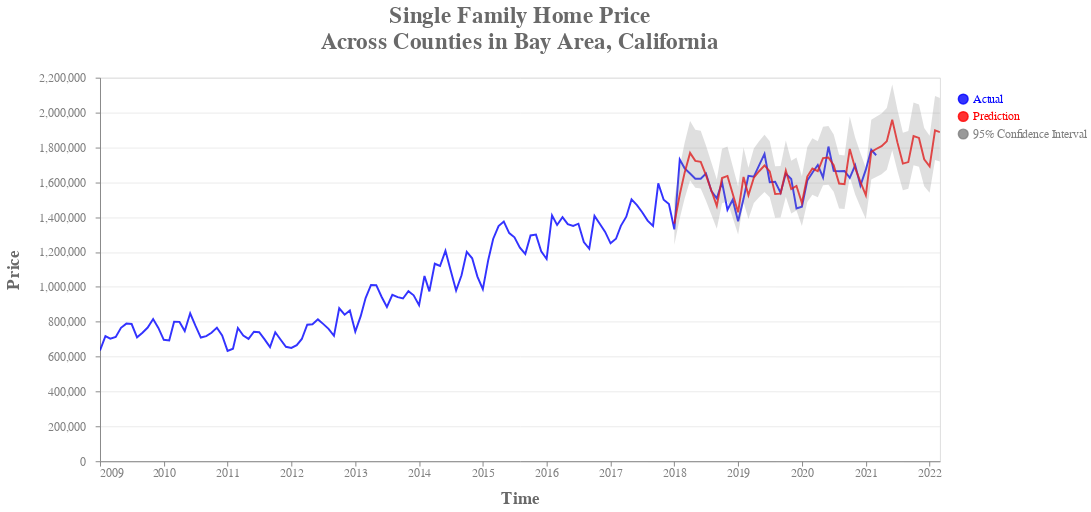

Notebook source saved alongside this figure:
### Code cell
input_dropdown = alt.binding_select(options=['Alameda','Contra Costa', 'Marin', 'Napa', 'San Francisco',
                                            'San Mateo','Santa Clara','Solano','Sonoma'], name="County    ")
selection = alt.selection_single(fields=['County'], bind=input_dropdown, init={'County': "San Francisco"})



base = alt.Chart(df_all_counties).transform_calculate(
    line1="'Actual'",
    line2="'Prediction'",
    shade="'95% Confidence Interval'").properties(
    height= 395,
    width = 865,title=['Single Family Home Price', 'Across Counties in Bay Area, California'],
)
    


scale = alt.Scale(domain=["Actual", "Prediction", "95% Confidence Interval"], range=['blue', 'red', 'grey'])



line1 = base.mark_line(opacity=0.8,color='blue').encode(
    x=alt.X('Date:T',title='Time'),
    y=alt.Y('Actual:Q',axis = alt.Axis(title="Price")),
    color = alt.Color('line1:N', scale=scale, title=' '),
)

line2 = base.mark_line(opacity=0.8,color='red').encode(
    x=alt.X('Date:T',title='Time'),
    y=alt.Y('Prediction ARIMA:Q',axis = alt.Axis(title="Price")),
    color = alt.Color('line2:N', scale=scale, title=' '),
)
  

shade = base.mark_area(opacity=0.25,color='grey').encode(
    x=alt.X('Date:T',title='Time'),
    y=alt.Y("lower_bond", axis = alt.Axis(title="Price")),
    y2='higher_bond',
    color =alt.Color('shade:N',scale=scale, title='')
)



# Tooltip Function 

def createTooltip():
    """
        This function creates a tooltip containing the date, and prices displayed upon hover
    
    """
    hover = alt.selection_single(
        fields=["Date"],
        nearest=True,
        on="mouseover",
        empty="none",
        clear="mouseout",
    )
    
    
    tooltips = alt.Chart(df_all_counties).transform_calculate(
    P="isValid(datum['Prediction ARIMA']) ? datum['Prediction ARIMA'] : 'NA'",
    A="isValid(datum['Actual']) ? datum['Actual'] : 'NA'",
    L="isValid(datum['lower_bond']) ? datum['lower_bond'] : 'NA'",
    U="isValid(datum['higher_bond']) ? datum['higher_bond'] : 'NA'").mark_rule(strokeWidth=0.5,  color="black", strokeDash=[4,2]).encode(
    x='Time',
    opacity=alt.condition(hover, alt.value(1), alt.value(0)),
    tooltip=[alt.Tooltip("Date:T", title = 'Date'),
             alt.Tooltip("A:N", title='Actual',format=",.0f"), 
             alt.Tooltip("P:N", title='Prediction', format=",.0f"),
             alt.Tooltip("L:N", title='95% Lower Limit', format=",.0f"),
             alt.Tooltip("U:N", title="95% Upper Limit", format=",.0f")]
).add_selection(hover)
    
    return tooltips


tooltips =  createTooltip()

#anchor='start', dx=30,
chart_a = alt.layer(line1+line2+shade, tooltips
    ).add_selection(selection).transform_filter(selection
    ).configure_title(fontSize=24,font='Helvetica Sans', color='dimgrey', dy=-15
    ).configure_legend(labelFontSize=12, labelColor='k'
    ).configure_axisY(labelPadding=10, titleX=-80, labelFontSize=12,titleFontSize=18, titleColor = 'dimgray', titleFont = 'Helvetica Sans' , labelColor = 'grey'
    ).configure_axisX(grid=False,titleY=30,titleFontSize=18, labelFontSize=12, titleColor = 'dimgray', titleFont = 'Helvetica Sans', labelColor = 'grey'
    ).configure_axis(gridOpacity = 0.6
    ).interactive()


chart_a

### Figure 1 — Vega-Lite specification as saved in the notebook (floating-point values rounded to 4 significant figures; data arrays with more than 128 entries replaced by an {"elided": "..."} marker saying what was removed)
{"config": {"view": {"continuousWidth": 400, "continuousHeight": 300}, "axis": {"gridOpacity": 0.6}, "axisX": {"grid": false, "labelColor": "grey", "labelFontSize": 12, "titleColor": "dimgray", "titleFont": "Helvetica Sans", "titleFontSize": 18, "titleY": 30}, "axisY": {"labelColor": "grey", "labelFontSize": 12, "labelPadding": 10, "titleColor": "dimgray", "titleFont": "Helvetica Sans", "titleFontSize": 18, "titleX": -80}, "legend": {"labelColor": "k", "labelFontSize": 12}, "title": {"color": "dimgrey", "dy": -15, "font": "Helvetica Sans", "fontSize": 24}}, "layer": [{"layer": [{"mark": {"type": "line", "color": "blue", "opacity": 0.8}, "encoding": {"color": {"type": "nominal", "field": "line1", "scale": {"domain": ["Actual", "Prediction", "95% Confidence Interval"], "range": ["blue", "red", "grey"]}, "title": " "}, "x": {"type": "temporal", "field": "Date", "title": "Time"}, "y": {"type": "quantitative", "axis": {"title": "Price"}, "field": "Actual"}}, "height": 395, "selection": {"selector001": {"type": "single", "fields": ["County"], "bind": {"input": "select", "options": ["Alameda", "Contra Costa", "Marin", "Napa", "San Francisco", "San Mateo", "Santa Clara", "Solano", "Sonoma"], "name": "County    "}, "init": {"County": "San Francisco"}}, "selector003": {"type": "interval", "bind": "scales", "encodings": ["x", "y"]}}, "title": ["Single Family Home Price", "Across Counties in Bay Area, California"], "transform": [{"calculate": "'Actual'", "as": "line1"}, {"calculate": "'Prediction'", "as": "line2"}, {"calculate": "'95% Confidence Interval'", "as": "shade"}], "width": 865}, {"mark": {"type": "line", "color": "red", "opacity": 0.8}, "encoding": {"color": {"type": "nominal", "field": "line2", "scale": {"domain": ["Actual", "Prediction", "95% Confidence Interval"], "range": ["blue", "red", "grey"]}, "title": " "}, "x": {"type": "temporal", "field": "Date", "title": "Time"}, "y": {"type": "quantitative", "axis": {"title": "Price"}, "field": "Prediction ARIMA"}}, "height": 395, "title": ["Single Family Home Price", "Across Counties in Bay Area, California"], "transform": [{"calculate": "'Actual'", "as": "line1"}, {"calculate": "'Prediction'", "as": "line2"}, {"calculate": "'95% Confidence Interval'", "as": "shade"}], "width": 865}, {"mark": {"type": "area", "color": "grey", "opacity": 0.25}, "encoding": {"color": {"type": "nominal", "field": "shade", "scale": {"domain": ["Actual", "Prediction", "95% Confidence Interval"], "range": ["blue", "red", "grey"]}, "title": ""}, "x": {"type": "temporal", "field": "Date", "title": "Time"}, "y": {"type": "quantitative", "axis": {"title": "Price"}, "field": "lower_bond"}, "y2": {"field": "higher_bond"}}, "height": 395, "title": ["Single Family Home Price", "Across Counties in Bay Area, California"], "transform": [{"calculate": "'Actual'", "as": "line1"}, {"calculate": "'Prediction'", "as": "line2"}, {"calculate": "'95% Confidence Interval'", "as": "shade"}], "width": 865}]}, {"mark": {"type": "rule", "color": "black", "strokeDash": [4, 2], "strokeWidth": 0.5}, "encoding": {"opacity": {"condition": {"value": 1, "selection": "selector002"}, "value": 0}, "tooltip": [{"type": "temporal", "field": "Date", "title": "Date"}, {"type": "nominal", "field": "A", "format": ",.0f", "title": "Actual"}, {"type": "nominal", "field": "P", "format": ",.0f", "title": "Prediction"}, {"type": "nominal", "field": "L", "format": ",.0f", "title": "95% Lower Limit"}, {"type": "nominal", "field": "U", "format": ",.0f", "title": "95% Upper Limit"}], "x": {"type": "temporal", "field": "Time"}}, "selection": {"selector002": {"type": "single", "fields": ["Date"], "nearest": true, "on": "mouseover", "empty": "none", "clear": "mouseout"}}, "transform": [{"calculate": "isValid(datum['Prediction ARIMA']) ? datum['Prediction ARIMA'] : 'NA'", "as": "P"}, {"calculate": "isValid(datum['Actual']) ? datum['Actual'] : 'NA'", "as": "A"}, {"calculate": "isValid(datum['lower_bond']) ? datum['lower_bond'] : 'NA'", "as": "L"}, {"calculate": "isValid(datum['higher_bond']) ? datum['higher_bond'] : 'NA'", "as": "U"}]}], "data": {"name": "data-ffa6afe5b1550fbca5afb399950feeb8"}, "transform": [{"filter": {"selection": "selector001"}}], "$schema": "https://vega.github.io/schema/vega-lite/v4.0.0.json", "datasets": {"data-ffa6afe5b1550fbca5afb399950feeb8": {"elided": "1431 records"}}}
